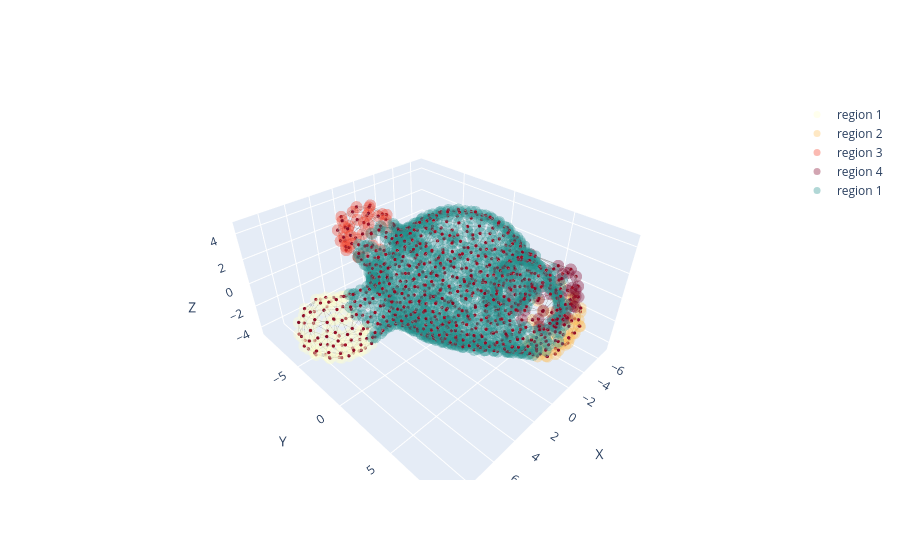

Here is the notebook cell this chart was saved with:
### Code cell
fig = plot_organoid_graph(proj_points, G, HKS[:,0], node_size=2)
add_region_overlays(fig, proj_points, crypts, colorscale='YlOrRd')
add_region_overlays(fig, proj_points, villus, colorscale='viridis')

fig.show()
